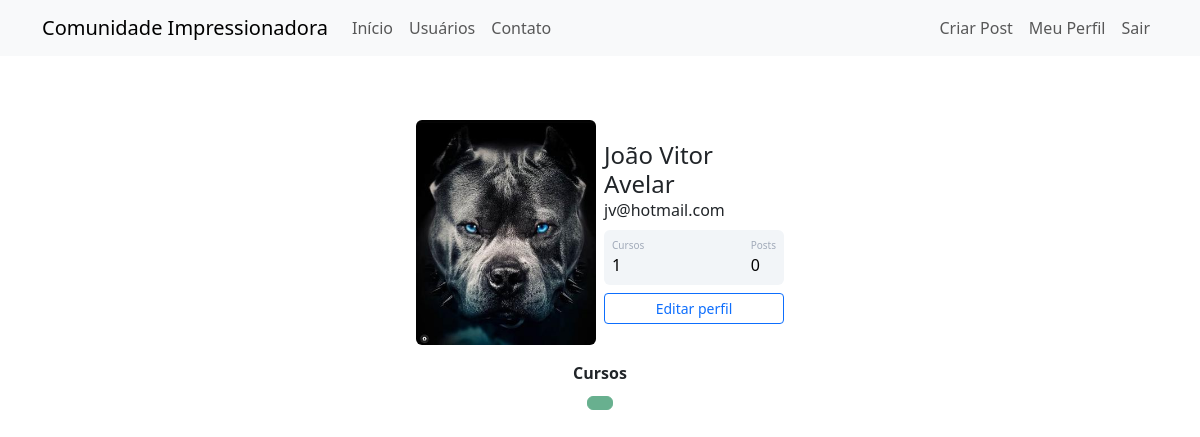
/perfil (signed in), run on the app's committed database.
### comunidadeimpressionadora/models.py (models this page shows)
class Usuario(database.Model, UserMixin):
    id = database.Column(database.Integer, primary_key=True)
    username = database.Column(database.String, nullable=False)
    email = database.Column(database.String, nullable=False, unique=True)
    senha = database.Column(database.String, nullable=False)
    foto_perfil = database.Column(database.String, default='default.jpg')
    post = database.relationship('Post', backref='autor', lazy=True)
    cursos = database.Column(database.String, nullable=False, default='Não Informado')

### comunidadeimpressionadora/routes.py (the view)
@app.route('/perfil')
@login_required
def perfil():
    foto_perfil = url_for("static", filename=f"fotos_perfil/{current_user.foto_perfil}")
    return render_template('perfil.html', foto_perfil=foto_perfil)

### comunidadeimpressionadora/models.py (called while the page is built)
@login_manager.user_loader
def load_usuario(id_usuario):
    return Usuario.query.get(int(id_usuario))

### comunidadeimpressionadora/templates/perfil.html (shortened to what this page needs)
{% extends 'base.html' %}
{% block body %}
        <div class="container mt-5 d-flex justify-content-center">
            <div class="card p-3">
                <div class="d-flex align-items-center">
                    <div class="image pe-2">
                <img src="{{ foto_perfil }}" class="rounded" width="180" >
                </div>
                <div class="ml-3 w-100">
                   <h4 class="mb-0 mt-0">{{ current_user.username }}</h4>
                   <span>{{ current_user.email }}</span>
                   <div class="p-2 mt-2 bg-primary d-flex justify-content-between rounded text-white stats">
                       {% if "Não Informado" in current_user.cursos %}
                               <div class="d-flex flex-column"><span class="articles">Cursos</span><span class="number1">0 </span>
                       {% else %}
                    <div class="d-flex flex-column"><span class="articles">Cursos</span><span class="number1">{{ current_user.cursos.count(';') + 1}} </span>
                        {% endif %}
                    </div>
                    <div class="d-flex flex-column"><span class="rating">Posts</span><span class="number3">0</span>
                    </div>
                   </div>
                   <div class="button mt-2 d-flex flex-row align-items-center">
                       <a class= "w-100" href="{{url_for('editar_perfil')}}"><button class="btn btn-sm btn-outline-primary w-100">Editar perfil</button></a>
                   </div>
                </div>
                </div>
            </div>
        </div>
<div class="row justify-content-center">
    <div class="col col-4" style="text-align: center">
        <strong>Cursos</strong>
        <br>
                {% for curso in current_user.cursos.split(';') %}
                <button type="button" class="btn btn-success mt-2" disabled>{{curso}}</button>
                {% endfor %}
    </div>
</div>
{% endblock %}

### comunidadeimpressionadora/templates/base.html (shortened to what this page needs)
<!DOCTYPE html>
<html lang="pt-br">
<head>
    <link href="https://cdn.jsdelivr.net/npm/bootstrap@5.3.0-alpha1/dist/css/bootstrap.min.css" rel="stylesheet">
    <link rel="stylesheet" type="text/css" href="{{url_for('static', filename='main.css')}}">
</head>
<body>
    {% include 'navbar.html' %}
  {% block body %}
  {% endblock %}
</body>
</html>

### comunidadeimpressionadora/templates/navbar.html (shortened to what this page needs)
  <nav class="navbar navbar-expand-lg navbar-light bg-light">
    <div class="container-fluid container">
      <a class="navbar-brand" href="{{ url_for('home') }}">Comunidade Impressionadora</a>
      <div class="collapse navbar-collapse" id="navbarSupportedContent">
        <ul class="navbar-nav me-auto mb-2 mb-lg-0">
          <li class="nav-item">
            <a class="nav-link " aria-current="page" href="{{ url_for('home') }}">Início</a>
          </li>
          <li class="nav-item">
            <a class="nav-link " href="{{ url_for('usuarios') }}">Usuários</a>
          </li>
          <li class="nav-item">
            <a class="nav-link " href="{{ url_for('contato') }}">Contato</a>
          </li>
        </ul>
        <ul class="d-flex navbar-nav ">
          {% if current_user.is_authenticated %}
              <li class="nav-item">
                <a class="nav-link " href="{{ url_for('criar_post') }}">Criar Post</a>
              </li>
              <li class="nav-item">
                <a class="nav-link " href="{{ url_for('perfil') }}">Meu Perfil</a>
              </li>
              <li class="nav-item">
                <a class="nav-link " href="{{ url_for('sair') }}">Sair</a>
              </li>
          {% endif %}
        </ul>
      </div>
    </div>
  </nav>

### comunidadeimpressionadora/static/main.css (style rules this page uses)
.card { width: 400px; border: none; border-radius: 10px; background-color: #fff; }
.stats { background: #f2f5f8 !important; color: #000 !important; }
.articles { font-size:10px; color: #a1aab9; }
.number1 { font-weight:500; }
.rating { font-size:10px; color: #a1aab9; }
.number3 { font-weight:500; }

### data on the page
Usuario: username "João Vitor Avelar", email "jv@hotmail.com", cursos "1"
